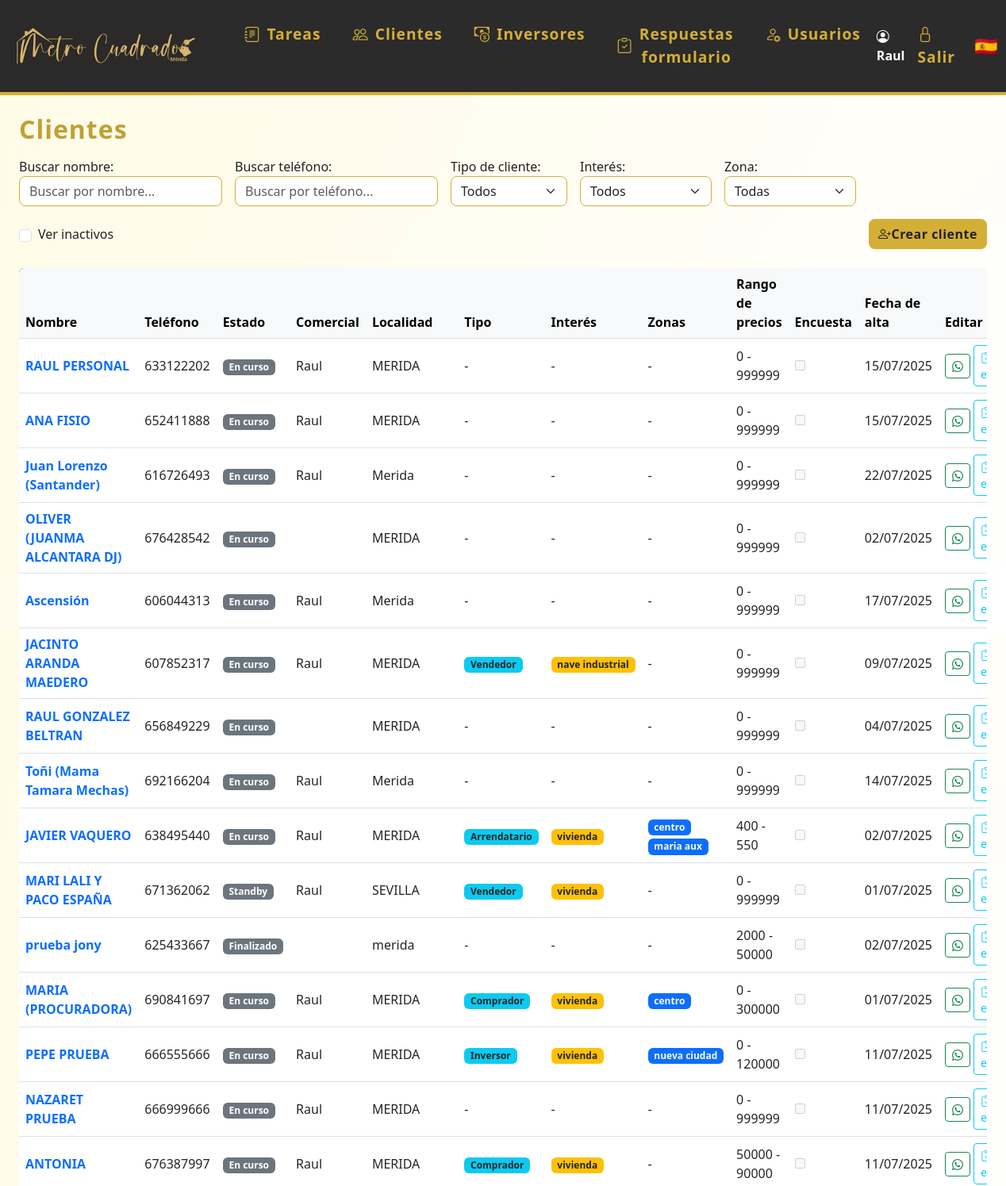
The app's page /clientes (signed in, upper part), older data.
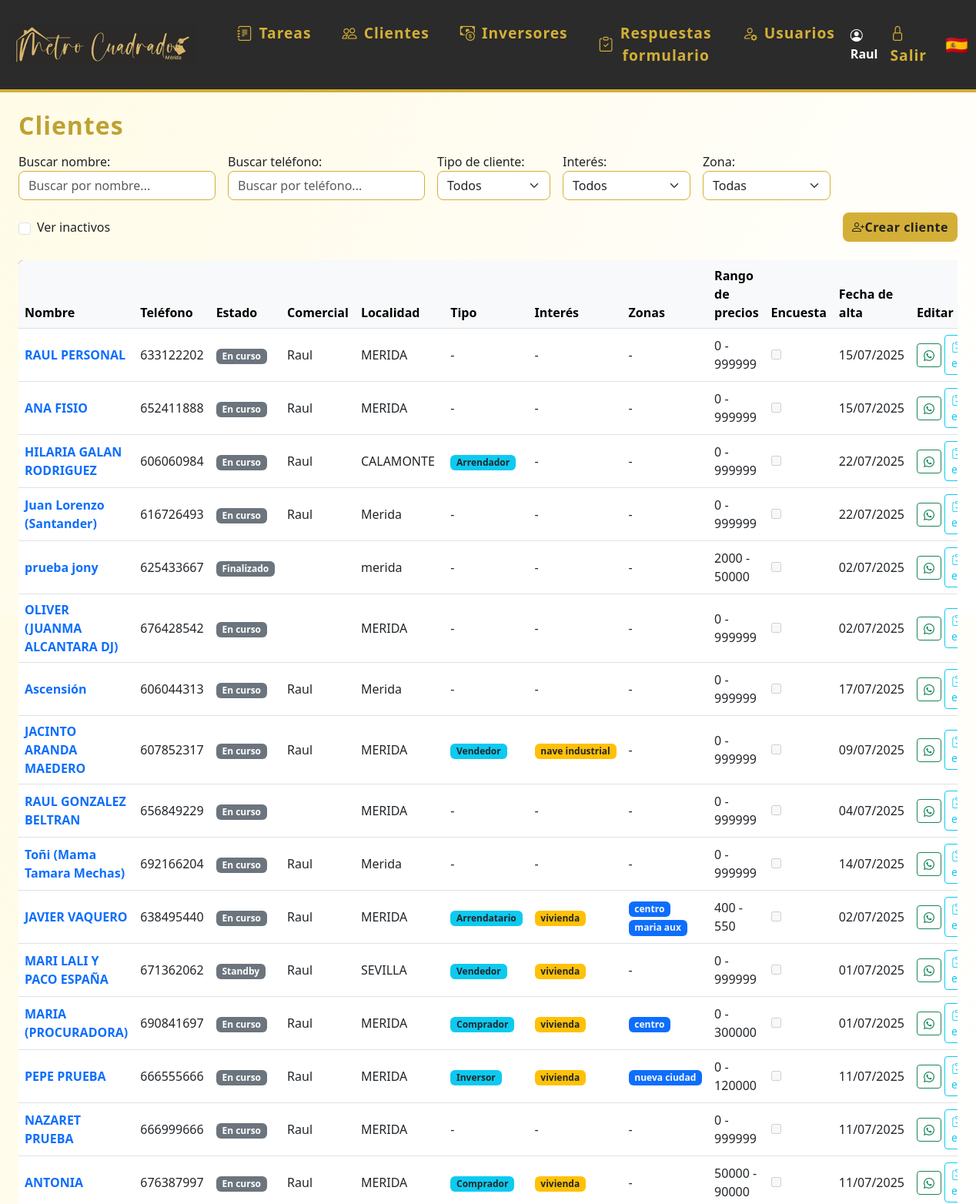
The same page, newer data.
### models.py (models this page shows)
class Usuario(UserMixin, db.Model):
    id = db.Column(db.Integer, primary_key=True)
    nombre = db.Column(db.String(80), unique=True, nullable=False)
    password = db.Column(db.String(200), nullable=False)
    es_admin = db.Column(db.Boolean, default=False)
    color = db.Column(db.String(7), nullable=True, default='#3788d8') # Color en formato hex, e.g., #RRGGBB
    email = db.Column(db.String(120), unique=True, nullable=True)
    telefono = db.Column(db.String(20), unique=True, nullable=True)
    activo = db.Column(db.Boolean, default=True)  # Nuevo campo para desactivar usuario
    notificar_email = db.Column(db.Boolean, default=True)
    notificar_telegram = db.Column(db.Boolean, default=False)
    chat_id_telegram = db.Column(db.String(32), nullable=True)
    eventos = db.relationship('Evento', backref='usuario', lazy=True)
    tareas = db.relationship('Tarea', back_populates='usuario')

class Cliente(db.Model):
    id = db.Column(db.Integer, primary_key=True)
    nombre = db.Column(db.String(120), nullable=False)
    email = db.Column(db.String(120), unique=True, nullable=True)
    telefono = db.Column(db.String(20), unique=True)
    estado = db.Column(db.String(20), nullable=False, default='en_curso') # en_curso, ha_comprado, cancelado
    localidad = db.Column(db.String(120), nullable=True)
    observaciones = db.Column(db.Text, nullable=True)
    tipo_cliente = db.Column(db.String(50), nullable=True)
    interes = db.Column(db.Text, nullable=True)
    zonas = db.Column(db.Text, nullable=True)
    precio_min = db.Column(db.Integer, nullable=True)
    precio_max = db.Column(db.Integer, nullable=True)
    encuesta_enviada = db.Column(db.Boolean, default=False)
    comercial_id = db.Column(db.Integer, db.ForeignKey('usuario.id'), nullable=True)
    fecha_creacion = db.Column(db.DateTime, default=datetime.utcnow)
    activo = db.Column(db.Boolean, default=True)  # Nuevo campo para desactivar cliente
    eventos = db.relationship('Evento', backref='cliente', lazy=True)
    tareas = db.relationship('Tarea', back_populates='cliente')
    visto_por = db.Column(db.Integer, db.ForeignKey('cliente.id'), nullable=True)

### app.py (the view)
@app.route('/clientes')
@login_required
def clientes():
    estado = request.args.get('estado')
    tipo_cliente = request.args.get('tipo_cliente')
    interes = request.args.get('interes')
    mostrar_inactivos = request.args.get('inactivos') == '1'
    query = Cliente.query
    if not mostrar_inactivos:
        query = query.filter_by(activo=True)
    if not current_user.es_admin:
        query = query.filter_by(comercial_id=current_user.id)
    if estado:
        query = query.filter_by(estado=estado)
    if tipo_cliente:
        query = query.filter_by(tipo_cliente=tipo_cliente)
    if interes:
        query = query.filter(Cliente.interes != None).filter(Cliente.interes.like(f"%{interes}%"))
    clientes = query.all()
    from datetime import datetime, time
    def fecha_hora_ultima_tarea(cliente):
        if cliente.tareas:
            return max((datetime.combine(t.fecha, t.hora or time.min) for t in cliente.tareas if t.fecha), default=None)
        return None
    clientes.sort(key=lambda c: fecha_hora_ultima_tarea(c) or datetime.min, reverse=True)
    usuarios_dict = {u.id: u.nombre for u in Usuario.query.all()}
    return render_template('clientes.html', clientes=clientes, usuarios_dict=usuarios_dict)

### app.py (called while the page is built)
@login_manager.user_loader
def load_user(user_id):
    return Usuario.query.get(int(user_id))

### templates/clientes.html (shortened to what this page needs)
{% extends 'base.html' %}
{% block content %}
<h2 class="mb-3">Clientes</h2>
<form method="get" class="mb-4" style="max-width:1300px;display:flex;gap:16px;align-items:end;flex-wrap:wrap;">
  <div style="display:flex;flex:1;gap:16px;align-items:end;flex-wrap:wrap;">
    <div style="flex:1;min-width:200px;">
        <label for="buscadorCliente">Buscar nombre:</label>
        <input type="text" id="buscadorCliente" placeholder="Buscar por nombre..." class="form-control" style="min-width:180px;">
    </div>
    <div style="flex:1;min-width:200px;">
        <label for="buscadorTelefono">Buscar teléfono:</label>
        <input type="text" id="buscadorTelefono" placeholder="Buscar por teléfono..." class="form-control" style="min-width:180px;">
    </div>
    <div>
        <label for="tipo_cliente">Tipo de cliente:</label>
        <select name="tipo_cliente" id="tipo_cliente" class="form-select" onchange="this.form.submit()">
            <option value="">Todos</option>
        </select>
    </div>
    <div>
        <label for="interes">Interés:</label>
        <select name="interes" id="interes" class="form-select" onchange="this.form.submit()">
            <option value="">Todos</option>
        </select>
    </div>
    <div>
        <label for="zona">Zona:</label>
        <select name="zona" id="zona" class="form-select" onchange="this.form.submit()">
            <option value="">Todas</option>
        </select>
    </div>
    <div style="align-self:end;min-width:120px;max-width:180px;display:flex;align-items:center;height:38px;white-space:nowrap;">
        <input class="form-check-input me-2" type="checkbox" value="1" id="mostrarInactivos" name="inactivos" onchange="this.form.submit()" {% if request.args.get('inactivos') == '1' %}checked{% endif %}>
        <label class="form-check-label" for="mostrarInactivos" style="margin-bottom:0;">Ver inactivos</label>
    </div>
  </div>
  <a href="/crear_cliente" class="btn btn-primary" style="height:38px;display:flex;align-items:center;align-self:end;margin-left:auto;"><i class="bi bi-person-plus"></i> Crear cliente</a>
</form>
<div class="table-responsive">
<table class="table table-hover align-middle shadow-sm bg-white rounded" style="min-width:1300px;">
    <thead class="table-light">
        <tr>
            <th>Nombre</th>
            <th>Teléfono</th>
            <th>Estado</th>
            <th>Comercial</th>
            <th>Localidad</th>
            <th>Tipo</th>
            <th>Interés</th>
            <th>Zonas</th>
            <th>Rango de precios</th>
            <th>Encuesta</th>
            <th>Fecha de alta</th>
            <th>Editar</th>
        </tr>
    </thead>
    <tbody>
    {% for cliente in clientes %}
        <tr>
            <td>
                <a href="/editar_cliente/{{ cliente.id }}" class="fw-bold text-decoration-none">{{ cliente.nombre }}</a>
            </td>
            <td>{{ cliente.telefono }}</td>
            <td>
                <span class="badge bg-secondary">
                  {% if cliente.estado == 'pendiente' %}Standby{% else %}{{ cliente.estado.replace('_', ' ').capitalize() }}{% endif %}
                </span>
            </td>
            <td>{% if cliente.comercial_id and usuarios_dict and cliente.comercial_id in usuarios_dict %}{{ usuarios_dict[cliente.comercial_id] }}{% endif %}</td>
            <td>{{ cliente.localidad or '-' }}</td>
            <td>
                {% if cliente.tipo_cliente %}
                  <span class="badge bg-info text-dark">{{ cliente.tipo_cliente.capitalize() }}</span>
                {% else %}-{% endif %}
            </td>
            <td>
                {% if cliente.interes %}
                  {% for interes in cliente.interes.split(',') %}
                    <span class="badge bg-warning text-dark">{{ interes }}</span>
                  {% endfor %}
                {% else %}-{% endif %}
            </td>
            <td>
                {% if cliente.zonas %}
                  {% for zona in cliente.zonas.split(',') %}
                    <span class="badge bg-primary text-light">{{ zona }}</span>
                  {% endfor %}
                {% else %}-{% endif %}
            </td>
            <td>
              {{ cliente.precio_min if cliente.precio_min is not none else 0 }} - {{ cliente.precio_max if cliente.precio_max is not none else 999999 }}
            </td>
            <td><input type="checkbox" disabled {% if cliente.encuesta_enviada %}checked{% endif %}></td>
            <td>{% if cliente.fecha_creacion %}{{ cliente.fecha_creacion.strftime('%d/%m/%Y') }}{% else %}-{% endif %}</td>
            <td>
              <div class="d-inline-flex align-items-center gap-1">
                {% if cliente.telefono %}
                  <a href="https://wa.me/{{ cliente.telefono|replace(' ', '') }}" title="Enviar WhatsApp" class="btn btn-outline-success btn-sm whatsapp-btn" data-telefono="{{ cliente.telefono|replace(' ', '') }}">
                    <i class="bi bi-whatsapp"></i>
                  </a>
                  {% if not cliente.encuesta_enviada %}
                    <a href="#" class="btn btn-outline-info btn-sm encuesta-btn" data-telefono="{{ cliente.telefono|replace(' ', '') }}" data-cliente-id="{{ cliente.id }}" title="Enviar encuesta">
                      <i class="bi bi-clipboard-check"></i> Enviar encuesta
                    </a>
                  {% endif %}
                {% endif %}
              </div>
            </td>
        </tr>
    {% else %}
        <tr><td colspan="14"><em>No hay clientes registrados.</em></td></tr>
    {% endfor %}
    </tbody>
</table>
</div>
{% endblock %}

### templates/base.html (shortened to what this page needs)
<!DOCTYPE html>
<html lang="es">
<head>
    <link rel="stylesheet" href="https://cdn.jsdelivr.net/npm/bootstrap@5.3.0/dist/css/bootstrap.min.css">
    <link rel="stylesheet" href="{{ url_for('static', filename='estilos.css') }}">
    <link rel="stylesheet" href="https://cdn.jsdelivr.net/npm/bootstrap-icons@1.10.5/font/bootstrap-icons.css">
</head>
<body class="d-flex flex-column vh-100">
{% if request.path != '/login' %}
<nav class="navbar navbar-expand-lg mb-4">
  <div class="container-fluid">
    <a class="navbar-brand d-flex align-items-center" href="/">
      <img src="{{ url_for('static', filename='logoraul.png') }}" alt="Logo" style="height:90px;margin-right:18px;">
    </a>
    <div class="collapse navbar-collapse" id="navbarNav">
      <ul class="navbar-nav me-auto mb-2 mb-lg-0">
        <li class="nav-item mx-1">
          <a class="nav-link btn btn-outline-success rounded-pill px-3 d-flex align-items-center gap-2" href="/">
            <i class="bi bi-journal-text"></i> Tareas
          </a>
        </li>
        <li class="nav-item mx-1">
          <a class="nav-link btn btn-outline-primary rounded-pill px-3 d-flex align-items-center gap-2" href="/clientes">
            <i class="bi bi-people"></i> Clientes
          </a>
        </li>
        <li class="nav-item mx-1">
          <a class="nav-link btn btn-outline-danger rounded-pill px-3 d-flex align-items-center gap-2" href="/inversores">
            <i class="bi bi-cash-coin"></i> Inversores
          </a>
        </li>
        {% if current_user.is_authenticated %}
        <li class="nav-item mx-1">
          <a class="nav-link btn btn-outline-secondary rounded-pill px-3 d-flex align-items-center gap-2" href="/respuestas_formulario">
            <i class="bi bi-clipboard-check"></i> Respuestas formulario
          </a>
        </li>
        {% endif %}
        {% if current_user.is_authenticated and current_user.es_admin %}
        <li class="nav-item mx-1">
          <a class="nav-link btn btn-outline-dark rounded-pill px-3 d-flex align-items-center gap-2" href="/usuarios">
            <i class="bi bi-person-gear"></i> Usuarios
          </a>
        </li>
        {% endif %}
      </ul>
      <ul class="navbar-nav align-items-center">
        {% if current_user.is_authenticated %}
        <li class="nav-item me-2">
          <span class="navbar-text fw-bold text-white"><i class="bi bi-person-circle"></i> {{ current_user.nombre }}</span>
        </li>
        <li class="nav-item"><a class="nav-link" href="/logout" title="Salir"><span class="bi bi-lock"></span> Salir</a></li>
        {% else %}
        <li class="nav-item"><a class="nav-link" href="/login" title="Entrar"><span class="bi bi-lock"></span> Entrar</a></li>
        {% endif %}
        <li class="nav-item ms-3"><span class="fs-4">🇪🇸</span></li>
      </ul>
    </div>
  </div>
</nav>
{% endif %}
<div class="flex-grow-1 d-flex flex-column px-4" style="width:100vw;">
    {% block content %}{% endblock %}
</div>
</body>
</html>

### static/estilos.css (style rules this page uses)
body { background: linear-gradient(120deg, #fffbe6 0%, #fff 100%); font-family: 'Segoe UI', 'Arial', sans-serif; color: #222; }
.navbar { background: #2b2b2b !important; border-bottom: 4px solid #d4af37; }
.navbar-brand, .navbar-nav .nav-link { color: #d4af37 !important; font-weight: 600; font-size: 1.2rem; letter-spacing: 1px; }
.navbar-brand img { height: 40px; margin-right: 10px; }
.btn-primary, .btn-success { background: #d4af37; border: none; color: #222; font-weight: 600; border-radius: 8px; box-shadow: 0 1px 4px rgba(212,175,55,0.10), 0 0 0 0 #d4af37; letter-spacing: 0.5px; transition: background 0.2s, color 0.2s, box-shadow 0.2s; }
.table thead { background: #222; color: #d4af37; }
h2 { color: #bfa134; font-weight: 700; letter-spacing: 1px; margin-bottom: 1.2rem; }
.form-control, .form-select { border-radius: 8px; border: 1.5px solid #d4af37; box-shadow: none; transition: border 0.2s, box-shadow 0.2s; }
.table { border-radius: 12px; overflow: hidden; box-shadow: 0 1px 8px rgba(212,175,55,0.07); }

Row changes from the older to the newer data that the page shows:
added Cliente: nombre "HILARIA GALAN RODRIGUEZ", telefono "606060984", estado.replace "En curso", {{ usuarios_dict[cliente.comercial_id] }} "Raul", localidad "CALAMONTE", tipo_cliente "Arrendador", precio_min "0", precio_max "999999", fecha_creacion "22/07/2025", shown under "Clientes"
shown differently, row unchanged: Cliente "prueba jony": moves up the list
